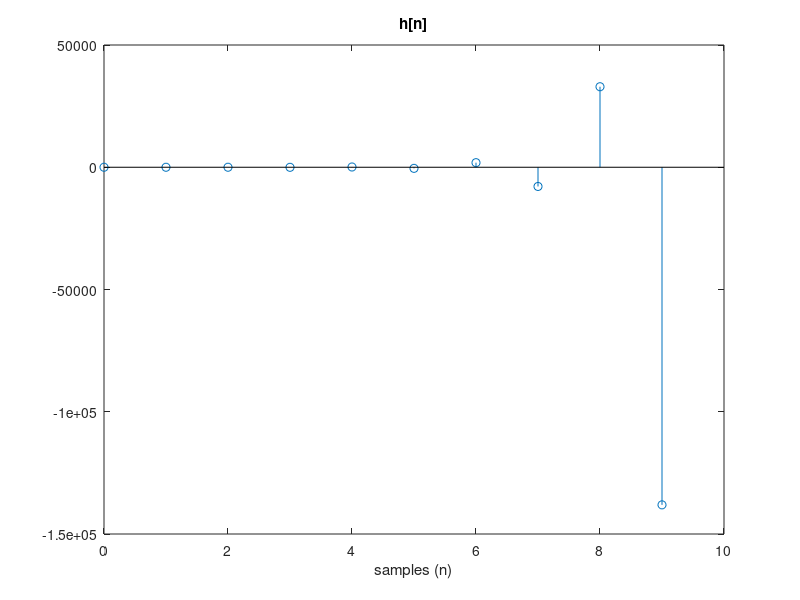
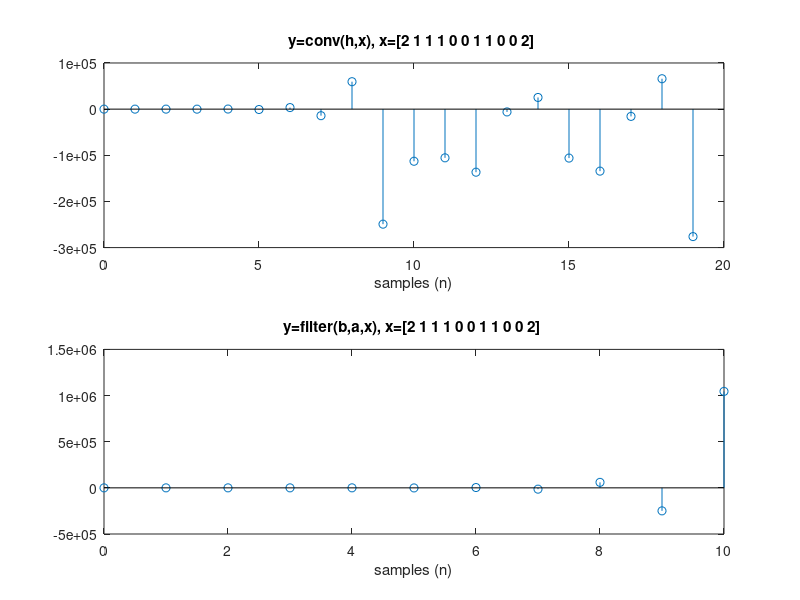
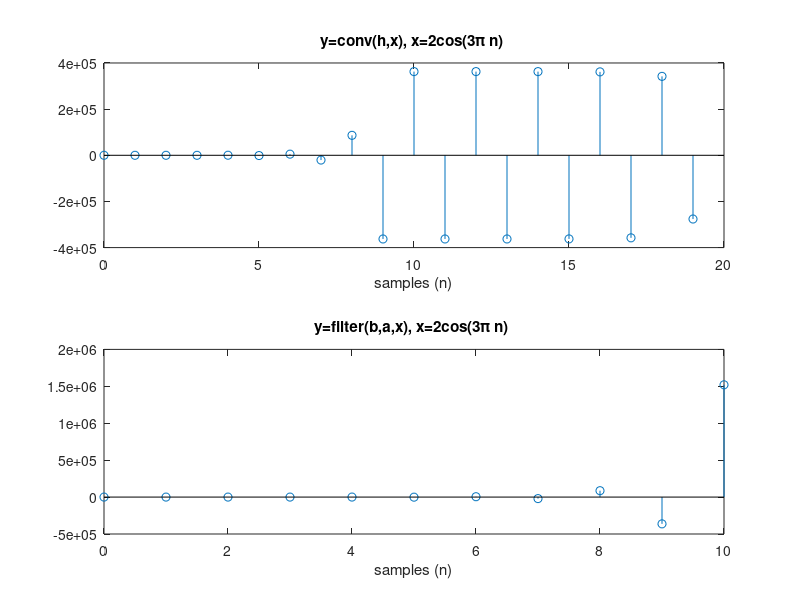

Source code (MATLAB) for these figures, in order:
% a =  y[n] coefficients, b = x[n] coefficients
L = 10;
a = [1 3 -5];
b = [0.5 0 -1];

% Replace x[n] => d[n], y[n] => h[n] and calculate the difference equation 
d = [1 zeros(1,L-1)];
h = filter(b,a,d);
stem(0:L-1, h)
title("h[n]");
xlabel("samples (n)");

% System response calculation, Input: x = [2 1 1 1 0 0 1 1 0 0 2]
x = [2 1 1 1 0 0 1 1 0 0 2];
y = conv(x,h); % System response = Input Convolution with IIR
figure
subplot(2,1,1);
stem(0:L+length(x)-2,y);
title("y=conv(h,x), x=[2 1 1 1 0 0 1 1 0 0 2] ");
xlabel("samples (n)");

y = filter(b,a,x); % System response = Filter Impulse Response
subplot(2,1,2);
stem(0:length(x)-1,y);
title("y=filter(b,a,x), x=[2 1 1 1 0 0 1 1 0 0 2] ");
xlabel("samples (n)");

% System response calculation, Input: x[n] = 2cos(3π n)
n = 0:10;
x = 2*cos(3*pi*n);
y = conv(x,h); % System response = Input Convolution with IIR
figure
subplot(2,1,1);
stem(0:L+length(x)-2,y);
title("y=conv(h,x), x=2cos(3π n) ");
xlabel("samples (n)");

y = filter(b,a,x); % System response = Filter Impulse Response 
subplot(2,1,2);
stem(0:length(x)-1,y);
title("y=filter(b,a,x), x=2cos(3π n) ");
xlabel("samples (n)");
